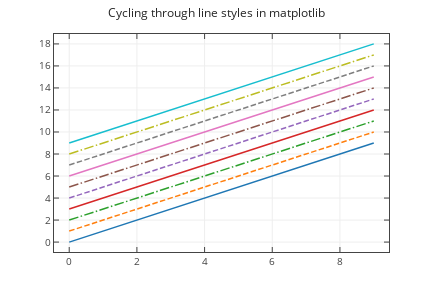

Here is the notebook cell this chart was saved with:
### Markdown cell above
This code from plotly.com works, but my code below does not

### Code cell
from itertools import cycle
import plotly.tools as tls
lines = ["-","--","-."]
linecycler = cycle(lines)
fig = plt.figure()
ax = fig.add_subplot(111)
for i in range(10):
    x = range(i,i+10)
    ax.plot(range(10),x,next(linecycler))

ax.set_title('Cycling through line styles in matplotlib')

plotly_fig = tls.mpl_to_plotly( fig )
iplot(plotly_fig, filename='mpl-cycle-linestyles')

### Figure 1 — Plotly figure (JSON) as saved in the notebook; plotly's stock layout.template omitted (floating-point values rounded to 4 significant figures)
{"data": [{"line": {"color": "rgba (31, 119, 180, 1)", "dash": "solid", "width": 1.5}, "mode": "lines", "name": "_line0", "type": "scatter", "uid": "3c2e6b91-137d-45a0-85a3-826d2099313f", "x": [0, 1, 2, 3, 4, 5, 6, 7, 8, 9], "xaxis": "x", "y": [0, 1, 2, 3, 4, 5, 6, 7, 8, 9], "yaxis": "y"}, {"line": {"color": "rgba (255, 127, 14, 1)", "dash": "5.550000000000001px,2.4000000000000004px", "width": 1.5}, "mode": "lines", "name": "_line1", "type": "scatter", "uid": "73077943-4bf7-43f4-b5ea-0012a77ba4bc", "x": [0, 1, 2, 3, 4, 5, 6, 7, 8, 9], "xaxis": "x", "y": [1, 2, 3, 4, 5, 6, 7, 8, 9, 10], "yaxis": "y"}, {"line": {"color": "rgba (44, 160, 44, 1)", "dash": "9.600000000000001px,2.4000000000000004px,1.5px,2.4000000000000004px", "width": 1.5}, "mode": "lines", "name": "_line2", "type": "scatter", "uid": "b2100fc8-2fe8-48a8-a069-652244ba159d", "x": [0, 1, 2, 3, 4, 5, 6, 7, 8, 9], "xaxis": "x", "y": [2, 3, 4, 5, 6, 7, 8, 9, 10, 11], "yaxis": "y"}, {"line": {"color": "rgba (214, 39, 40, 1)", "dash": "solid", "width": 1.5}, "mode": "lines", "name": "_line3", "type": "scatter", "uid": "5badb1d6-c6a8-4283-bf40-9cd71b778d7a", "x": [0, 1, 2, 3, 4, 5, 6, 7, 8, 9], "xaxis": "x", "y": [3, 4, 5, 6, 7, 8, 9, 10, 11, 12], "yaxis": "y"}, {"line": {"color": "rgba (148, 103, 189, 1)", "dash": "5.550000000000001px,2.4000000000000004px", "width": 1.5}, "mode": "lines", "name": "_line4", "type": "scatter", "uid": "67a63ae1-ce6c-42bc-ac4b-1b5e3f0049b8", "x": [0, 1, 2, 3, 4, 5, 6, 7, 8, 9], "xaxis": "x", "y": [4, 5, 6, 7, 8, 9, 10, 11, 12, 13], "yaxis": "y"}, {"line": {"color": "rgba (140, 86, 75, 1)", "dash": "9.600000000000001px,2.4000000000000004px,1.5px,2.4000000000000004px", "width": 1.5}, "mode": "lines", "name": "_line5", "type": "scatter", "uid": "ea9150b7-b759-4cf5-8940-3078f3131605", "x": [0, 1, 2, 3, 4, 5, 6, 7, 8, 9], "xaxis": "x", "y": [5, 6, 7, 8, 9, 10, 11, 12, 13, 14], "yaxis": "y"}, {"line": {"color": "rgba (227, 119, 194, 1)", "dash": "solid", "width": 1.5}, "mode": "lines", "name": "_line6", "type": "scatter", "uid": "73316265-a41b-419f-909d-cc6dd333debb", "x": [0, 1, 2, 3, 4, 5, 6, 7, 8, 9], "xaxis": "x", "y": [6, 7, 8, 9, 10, 11, 12, 13, 14, 15], "yaxis": "y"}, {"line": {"color": "rgba (127, 127, 127, 1)", "dash": "5.550000000000001px,2.4000000000000004px", "width": 1.5}, "mode": "lines", "name": "_line7", "type": "scatter", "uid": "00cad073-688a-481d-821a-4df7771353a6", "x": [0, 1, 2, 3, 4, 5, 6, 7, 8, 9], "xaxis": "x", "y": [7, 8, 9, 10, 11, 12, 13, 14, 15, 16], "yaxis": "y"}, {"line": {"color": "rgba (188, 189, 34, 1)", "dash": "9.600000000000001px,2.4000000000000004px,1.5px,2.4000000000000004px", "width": 1.5}, "mode": "lines", "name": "_line8", "type": "scatter", "uid": "7f1a7e5b-ec5e-4b1c-a7af-35aecdfbfe1a", "x": [0, 1, 2, 3, 4, 5, 6, 7, 8, 9], "xaxis": "x", "y": [8, 9, 10, 11, 12, 13, 14, 15, 16, 17], "yaxis": "y"}, {"line": {"color": "rgba (23, 190, 207, 1)", "dash": "solid", "width": 1.5}, "mode": "lines", "name": "_line9", "type": "scatter", "uid": "07e20285-6c7c-40f4-990a-96710efab421", "x": [0, 1, 2, 3, 4, 5, 6, 7, 8, 9], "xaxis": "x", "y": [9, 10, 11, 12, 13, 14, 15, 16, 17, 18], "yaxis": "y"}], "layout": {"autosize": false, "height": 288, "hovermode": "closest", "margin": {"b": 36, "l": 54, "pad": 0, "r": 43, "t": 34}, "showlegend": false, "title": {"font": {"color": "#262626", "size": 12}, "text": "Cycling through line styles in matplotlib"}, "width": 432, "xaxis": {"anchor": "y", "domain": [0, 1], "mirror": "ticks", "nticks": 7, "range": [-0.45, 9.45], "showgrid": true, "showline": true, "side": "bottom", "tickfont": {"size": 10}, "ticks": "inside", "type": "linear", "zeroline": false}, "yaxis": {"anchor": "x", "domain": [0, 1], "mirror": "ticks", "nticks": 10, "range": [-0.9, 18.9], "showgrid": true, "showline": true, "side": "left", "tickfont": {"size": 10}, "ticks": "inside", "type": "linear", "zeroline": false}}}
